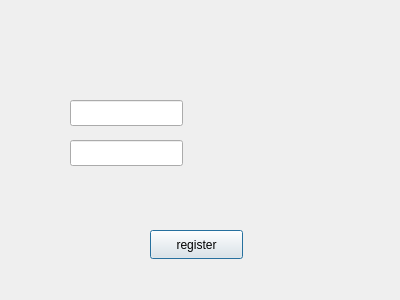
<?xml version="1.0" encoding="UTF-8"?>
<ui version="4.0">
 <class>Dialog</class>
 <widget class="QDialog" name="Dialog">
  <property name="geometry">
   <rect>
    <x>0</x>
    <y>0</y>
    <width>400</width>
    <height>300</height>
   </rect>
  </property>
  <property name="windowTitle">
   <string>Dialog</string>
  </property>
  <widget class="QPushButton" name="btn2_reg">
   <property name="geometry">
    <rect>
     <x>150</x>
     <y>230</y>
     <width>93</width>
     <height>29</height>
    </rect>
   </property>
   <property name="text">
    <string>register</string>
   </property>
  </widget>
  <widget class="QLineEdit" name="newName">
   <property name="geometry">
    <rect>
     <x>70</x>
     <y>100</y>
     <width>113</width>
     <height>26</height>
    </rect>
   </property>
  </widget>
  <widget class="QLineEdit" name="newPassword">
   <property name="geometry">
    <rect>
     <x>70</x>
     <y>140</y>
     <width>113</width>
     <height>26</height>
    </rect>
   </property>
  </widget>
 </widget>
 <resources/>
 <connections/>
</ui>
